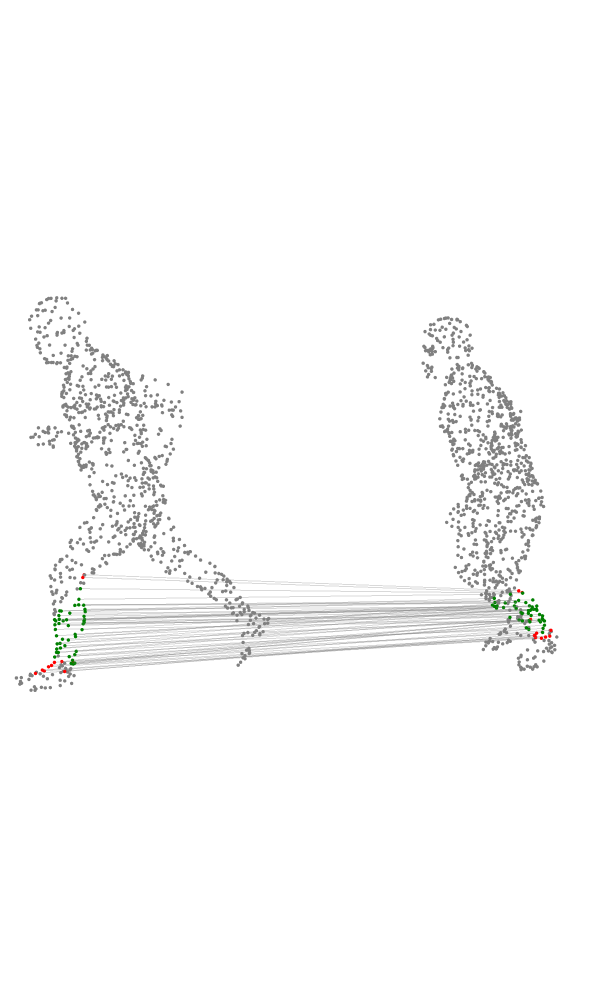

This figure's notebook cell:
### Code cell
plot_specific_region_connections(points1, points2, faces1, faces2, G_aug, "left_shin", cam = dict(x = -2, y = -1.5, z = 1))

### Figure 1 — Plotly figure (JSON) as saved in the notebook; plotly's stock layout.template omitted (floating-point values rounded to 4 significant figures; data arrays with more than 128 entries replaced by an {"elided": "..."} marker saying what was removed)
{"data": [{"marker": {"color": {"elided": "1000 str values"}, "size": 2}, "mode": "markers", "name": "Points 1", "type": "scatter3d", "x": {"elided": "1000 float values"}, "y": {"elided": "1000 float values"}, "z": {"elided": "1000 float values"}}, {"marker": {"color": {"elided": "1000 str values"}, "size": 2}, "mode": "markers", "name": "Points 2", "type": "scatter3d", "x": {"elided": "1000 float values"}, "y": {"elided": "1000 float values"}, "z": {"elided": "1000 float values"}}, {"line": {"color": "gray", "width": 2}, "mode": "lines", "opacity": 0.3, "showlegend": false, "type": "scatter3d", "x": [3.482, 2.091], "y": [-3.474, -2.16], "z": [0.2679, 0.4195]}, {"marker": {"color": "green", "size": 2}, "mode": "markers", "showlegend": false, "type": "scatter3d", "x": [3.482, 2.091], "y": [-3.474, -2.16], "z": [0.2679, 0.4195]}, {"line": {"color": "gray", "width": 2}, "mode": "lines", "opacity": 0.3, "showlegend": false, "type": "scatter3d", "x": [3.587, 1.993], "y": [-3.591, -2.175], "z": [0.1062, 0.1494]}, {"marker": {"color": "red", "size": 2}, "mode": "markers", "showlegend": false, "type": "scatter3d", "x": [3.587, 1.993], "y": [-3.591, -2.175], "z": [0.1062, 0.1494]}, {"line": {"color": "gray", "width": 2}, "mode": "lines", "opacity": 0.3, "showlegend": false, "type": "scatter3d", "x": [3.538, 2.018], "y": [-3.522, -2.131], "z": [0.1725, 0.2595]}, {"marker": {"color": "green", "size": 2}, "mode": "markers", "showlegend": false, "type": "scatter3d", "x": [3.538, 2.018], "y": [-3.522, -2.131], "z": [0.1725, 0.2595]}, {"line": {"color": "gray", "width": 2}, "mode": "lines", "opacity": 0.3, "showlegend": false, "type": "scatter3d", "x": [3.415, 2.021], "y": [-3.468, -2.135], "z": [0.2773, 0.3922]}, {"marker": {"color": "green", "size": 2}, "mode": "markers", "showlegend": false, "type": "scatter3d", "x": [3.415, 2.021], "y": [-3.468, -2.135], "z": [0.2773, 0.3922]}, {"line": {"color": "gray", "width": 2}, "mode": "lines", "opacity": 0.3, "showlegend": false, "type": "scatter3d", "x": [3.69, 2.056], "y": [-3.58, -2.175], "z": [0.1004, 0.2027]}, {"marker": {"color": "green", "size": 2}, "mode": "markers", "showlegend": false, "type": "scatter3d", "x": [3.69, 2.056], "y": [-3.58, -2.175], "z": [0.1004, 0.2027]}, {"line": {"color": "gray", "width": 2}, "mode": "lines", "opacity": 0.3, "showlegend": false, "type": "scatter3d", "x": [3.502, 2.083], "y": [-3.593, -2.219], "z": [0.2004, 0.3603]}, {"marker": {"color": "green", "size": 2}, "mode": "markers", "showlegend": false, "type": "scatter3d", "x": [3.502, 2.083], "y": [-3.593, -2.219], "z": [0.2004, 0.3603]}, {"line": {"color": "gray", "width": 2}, "mode": "lines", "opacity": 0.3, "showlegend": false, "type": "scatter3d", "x": [3.609, 2.067], "y": [-3.535, -2.22], "z": [0.22, 0.3332]}, {"marker": {"color": "green", "size": 2}, "mode": "markers", "showlegend": false, "type": "scatter3d", "x": [3.609, 2.067], "y": [-3.535, -2.22], "z": [0.22, 0.3332]}, {"line": {"color": "gray", "width": 2}, "mode": "lines", "opacity": 0.3, "showlegend": false, "type": "scatter3d", "x": [3.637, 2.071], "y": [-3.576, -2.172], "z": [0.177, 0.2821]}, {"marker": {"color": "green", "size": 2}, "mode": "markers", "showlegend": false, "type": "scatter3d", "x": [3.637, 2.071], "y": [-3.576, -2.172], "z": [0.177, 0.2821]}, {"line": {"color": "gray", "width": 2}, "mode": "lines", "opacity": 0.3, "showlegend": false, "type": "scatter3d", "x": [3.581, 1.979], "y": [-3.508, -2.16], "z": [0.1897, 0.2427]}, {"marker": {"color": "green", "size": 2}, "mode": "markers", "showlegend": false, "type": "scatter3d", "x": [3.581, 1.979], "y": [-3.508, -2.16], "z": [0.1897, 0.2427]}, {"line": {"color": "gray", "width": 2}, "mode": "lines", "opacity": 0.3, "showlegend": false, "type": "scatter3d", "x": [3.562, 2.08], "y": [-3.571, -2.234], "z": [0.2805, 0.4165]}, {"marker": {"color": "green", "size": 2}, "mode": "markers", "showlegend": false, "type": "scatter3d", "x": [3.562, 2.08], "y": [-3.571, -2.234], "z": [0.2805, 0.4165]}, {"line": {"color": "gray", "width": 2}, "mode": "lines", "opacity": 0.3, "showlegend": false, "type": "scatter3d", "x": [3.609, 2.023], "y": [-3.615, -2.185], "z": [0.1674, 0.1781]}, {"marker": {"color": "green", "size": 2}, "mode": "markers", "showlegend": false, "type": "scatter3d", "x": [3.609, 2.023], "y": [-3.615, -2.185], "z": [0.1674, 0.1781]}, {"line": {"color": "gray", "width": 2}, "mode": "lines", "opacity": 0.3, "showlegend": false, "type": "scatter3d", "x": [3.627, 2.052], "y": [-3.537, -2.164], "z": [0.1434, 0.1632]}, {"marker": {"color": "red", "size": 2}, "mode": "markers", "showlegend": false, "type": "scatter3d", "x": [3.627, 2.052], "y": [-3.537, -2.164], "z": [0.1434, 0.1632]}, {"line": {"color": "gray", "width": 2}, "mode": "lines", "opacity": 0.3, "showlegend": false, "type": "scatter3d", "x": [3.602, 2.037], "y": [-3.614, -2.183], "z": [0.1323, 0.1687]}, {"marker": {"color": "green", "size": 2}, "mode": "markers", "showlegend": false, "type": "scatter3d", "x": [3.602, 2.037], "y": [-3.614, -2.183], "z": [0.1323, 0.1687]}, {"line": {"color": "gray", "width": 2}, "mode": "lines", "opacity": 0.3, "showlegend": false, "type": "scatter3d", "x": [3.508, 2.091], "y": [-3.544, -2.202], "z": [0.3279, 0.5104]}, {"marker": {"color": "green", "size": 2}, "mode": "markers", "showlegend": false, "type": "scatter3d", "x": [3.508, 2.091], "y": [-3.544, -2.202], "z": [0.3279, 0.5104]}, {"line": {"color": "gray", "width": 2}, "mode": "lines", "opacity": 0.3, "showlegend": false, "type": "scatter3d", "x": [3.511, 2.096], "y": [-3.482, -2.182], "z": [0.3036, 0.4525]}, {"marker": {"color": "green", "size": 2}, "mode": "markers", "showlegend": false, "type": "scatter3d", "x": [3.511, 2.096], "y": [-3.482, -2.182], "z": [0.3036, 0.4525]}, {"line": {"color": "gray", "width": 2}, "mode": "lines", "opacity": 0.3, "showlegend": false, "type": "scatter3d", "x": [3.697, 2.034], "y": [-3.612, -2.115], "z": [0.0811, 0.1587]}, {"marker": {"color": "red", "size": 2}, "mode": "markers", "showlegend": false, "type": "scatter3d", "x": [3.697, 2.034], "y": [-3.612, -2.115], "z": [0.0811, 0.1587]}, {"line": {"color": "gray", "width": 2}, "mode": "lines", "opacity": 0.3, "showlegend": false, "type": "scatter3d", "x": [3.671, 2.048], "y": [-3.568, -2.18], "z": [0.1221, 0.1669]}, {"marker": {"color": "green", "size": 2}, "mode": "markers", "showlegend": false, "type": "scatter3d", "x": [3.671, 2.048], "y": [-3.568, -2.18], "z": [0.1221, 0.1669]}, {"line": {"color": "gray", "width": 2}, "mode": "lines", "opacity": 0.3, "showlegend": false, "type": "scatter3d", "x": [3.592, 2.067], "y": [-3.578, -2.241], "z": [0.2393, 0.3877]}, {"marker": {"color": "green", "size": 2}, "mode": "markers", "showlegend": false, "type": "scatter3d", "x": [3.592, 2.067], "y": [-3.578, -2.241], "z": [0.2393, 0.3877]}, {"line": {"color": "gray", "width": 2}, "mode": "lines", "opacity": 0.3, "showlegend": false, "type": "scatter3d", "x": [3.499, 2.125], "y": [-3.528, -2.194], "z": [0.3382, 0.5599]}, {"marker": {"color": "red", "size": 2}, "mode": "markers", "showlegend": false, "type": "scatter3d", "x": [3.499, 2.125], "y": [-3.528, -2.194], "z": [0.3382, 0.5599]}, {"line": {"color": "gray", "width": 2}, "mode": "lines", "opacity": 0.3, "showlegend": false, "type": "scatter3d", "x": [3.62, 2.015], "y": [-3.552, -2.235], "z": [0.2037, 0.3377]}, {"marker": {"color": "green", "size": 2}, "mode": "markers", "showlegend": false, "type": "scatter3d", "x": [3.62, 2.015], "y": [-3.552, -2.235], "z": [0.2037, 0.3377]}, {"line": {"color": "gray", "width": 2}, "mode": "lines", "opacity": 0.3, "showlegend": false, "type": "scatter3d", "x": [3.618, 2.052], "y": [-3.535, -2.162], "z": [0.1417, 0.173]}, {"marker": {"color": "green", "size": 2}, "mode": "markers", "showlegend": false, "type": "scatter3d", "x": [3.618, 2.052], "y": [-3.535, -2.162], "z": [0.1417, 0.173]}, {"line": {"color": "gray", "width": 2}, "mode": "lines", "opacity": 0.3, "showlegend": false, "type": "scatter3d", "x": [3.364, 1.97], "y": [-3.481, -2.194], "z": [0.3004, 0.4141]}, {"marker": {"color": "green", "size": 2}, "mode": "markers", "showlegend": false, "type": "scatter3d", "x": [3.364, 1.97], "y": [-3.481, -2.194], "z": [0.3004, 0.4141]}, {"line": {"color": "gray", "width": 2}, "mode": "lines", "opacity": 0.3, "showlegend": false, "type": "scatter3d", "x": [3.663, 2.006], "y": [-3.623, -2.098], "z": [0.06875, 0.1617]}, {"marker": {"color": "red", "size": 2}, "mode": "markers", "showlegend": false, "type": "scatter3d", "x": [3.663, 2.006], "y": [-3.623, -2.098], "z": [0.06875, 0.1617]}, {"line": {"color": "gray", "width": 2}, "mode": "lines", "opacity": 0.3, "showlegend": false, "type": "scatter3d", "x": [3.524, 2.118], "y": [-3.534, -2.192], "z": [0.3212, 0.5492]}, {"marker": {"color": "red", "size": 2}, "mode": "markers", "showlegend": false, "type": "scatter3d", "x": [3.524, 2.118], "y": [-3.534, -2.192], "z": [0.3212, 0.5492]}, {"line": {"color": "gray", "width": 2}, "mode": "lines", "opacity": 0.3, "showlegend": false, "type": "scatter3d", "x": [3.399, 1.99], "y": [-3.474, -2.142], "z": [0.2762, 0.3878]}, {"marker": {"color": "green", "size": 2}, "mode": "markers", "showlegend": false, "type": "scatter3d", "x": [3.399, 1.99], "y": [-3.474, -2.142], "z": [0.2762, 0.3878]}, {"line": {"color": "gray", "width": 2}, "mode": "lines", "opacity": 0.3, "showlegend": false, "type": "scatter3d", "x": [3.619, 2.051], "y": [-3.599, -2.191], "z": [0.1848, 0.2268]}, {"marker": {"color": "green", "size": 2}, "mode": "markers", "showlegend": false, "type": "scatter3d", "x": [3.619, 2.051], "y": [-3.599, -2.191], "z": [0.1848, 0.2268]}, {"line": {"color": "gray", "width": 2}, "mode": "lines", "opacity": 0.3, "showlegend": false, "type": "scatter3d", "x": [3.49, 1.993], "y": [-3.599, -2.236], "z": [0.2677, 0.446]}, {"marker": {"color": "green", "size": 2}, "mode": "markers", "showlegend": false, "type": "scatter3d", "x": [3.49, 1.993], "y": [-3.599, -2.236], "z": [0.2677, 0.446]}, {"line": {"color": "gray", "width": 2}, "mode": "lines", "opacity": 0.3, "showlegend": false, "type": "scatter3d", "x": [3.437, 2.067], "y": [-3.56, -2.242], "z": [0.3246, 0.455]}, {"marker": {"color": "green", "size": 2}, "mode": "markers", "showlegend": false, "type": "scatter3d", "x": [3.437, 2.067], "y": [-3.56, -2.242], "z": [0.3246, 0.455]}, {"line": {"color": "gray", "width": 2}, "mode": "lines", "opacity": 0.3, "showlegend": false, "type": "scatter3d", "x": [3.367, 1.971], "y": [-3.469, -2.171], "z": [0.3016, 0.3994]}, {"marker": {"color": "green", "size": 2}, "mode": "markers", "showlegend": false, "type": "scatter3d", "x": [3.367, 1.971], "y": [-3.469, -2.171], "z": [0.3016, 0.3994]}, {"line": {"color": "gray", "width": 2}, "mode": "lines", "opacity": 0.3, "showlegend": false, "type": "scatter3d", "x": [3.501, 2.075], "y": [-3.598, -2.239], "z": [0.2779, 0.4314]}, {"marker": {"color": "green", "size": 2}, "mode": "markers", "showlegend": false, "type": "scatter3d", "x": [3.501, 2.075], "y": [-3.598, -2.239], "z": [0.2779, 0.4314]}, {"line": {"color": "gray", "width": 2}, "mode": "lines", "opacity": 0.3, "showlegend": false, "type": "scatter3d", "x": [3.471, 2.097], "y": [-3.58, -2.177], "z": [0.3059, 0.4245]}, {"marker": {"color": "green", "size": 2}, "mode": "markers", "showlegend": false, "type": "scatter3d", "x": [3.471, 2.097], "y": [-3.58, -2.177], "z": [0.3059, 0.4245]}, {"line": {"color": "gray", "width": 2}, "mode": "lines", "opacity": 0.3, "showlegend": false, "type": "scatter3d", "x": [3.583, 1.98], "y": [-3.615, -2.175], "z": [0.19, 0.2686]}, {"marker": {"color": "green", "size": 2}, "mode": "markers", "showlegend": false, "type": "scatter3d", "x": [3.583, 1.98], "y": [-3.615, -2.175], "z": [0.19, 0.2686]}, {"line": {"color": "gray", "width": 2}, "mode": "lines", "opacity": 0.3, "showlegend": false, "type": "scatter3d", "x": [3.469, 1.988], "y": [-3.571, -2.144], "z": [0.2122, 0.3429]}, {"marker": {"color": "green", "size": 2}, "mode": "markers", "showlegend": false, "type": "scatter3d", "x": [3.469, 1.988], "y": [-3.571, -2.144], "z": [0.2122, 0.3429]}, {"line": {"color": "gray", "width": 2}, "mode": "lines", "opacity": 0.3, "showlegend": false, "type": "scatter3d", "x": [3.552, 2.002], "y": [-3.554, -2.122], "z": [0.137, 0.2202]}, {"marker": {"color": "green", "size": 2}, "mode": "markers", "showlegend": false, "type": "scatter3d", "x": [3.552, 2.002], "y": [-3.554, -2.122], "z": [0.137, 0.2202]}, {"line": {"color": "gray", "width": 2}, "mode": "lines", "opacity": 0.3, "showlegend": false, "type": "scatter3d", "x": [3.448, 1.97], "y": [-3.577, -2.191], "z": [0.2605, 0.3933]}, {"marker": {"color": "green", "size": 2}, "mode": "markers", "showlegend": false, "type": "scatter3d", "x": [3.448, 1.97], "y": [-3.577, -2.191], "z": [0.2605, 0.3933]}, {"line": {"color": "gray", "width": 2}, "mode": "lines", "opacity": 0.3, "showlegend": false, "type": "scatter3d", "x": [3.424, 2.036], "y": [-3.447, -2.134], "z": [0.3062, 0.407]}, {"marker": {"color": "green", "size": 2}, "mode": "markers", "showlegend": false, "type": "scatter3d", "x": [3.424, 2.036], "y": [-3.447, -2.134], "z": [0.3062, 0.407]}, {"line": {"color": "gray", "width": 2}, "mode": "lines", "opacity": 0.3, "showlegend": false, "type": "scatter3d", "x": [3.649, 1.976], "y": [-3.553, -2.063], "z": [0.05469, 0.1217]}, {"marker": {"color": "red", "size": 2}, "mode": "markers", "showlegend": false, "type": "scatter3d", "x": [3.649, 1.976], "y": [-3.553, -2.063], "z": [0.05469, 0.1217]}, {"line": {"color": "gray", "width": 2}, "mode": "lines", "opacity": 0.3, "showlegend": false, "type": "scatter3d", "x": [3.549, 2.0], "y": [-3.488, -2.133], "z": [0.2299, 0.2656]}, {"marker": {"color": "green", "size": 2}, "mode": "markers", "showlegend": false, "type": "scatter3d", "x": [3.549, 2.0], "y": [-3.488, -2.133], "z": [0.2299, 0.2656]}, {"line": {"color": "gray", "width": 2}, "mode": "lines", "opacity": 0.3, "showlegend": false, "type": "scatter3d", "x": [3.532, 2.094], "y": [-3.606, -2.208], "z": [0.2561, 0.3812]}, {"marker": {"color": "green", "size": 2}, "mode": "markers", "showlegend": false, "type": "scatter3d", "x": [3.532, 2.094], "y": [-3.606, -2.208], "z": [0.2561, 0.3812]}, {"line": {"color": "gray", "width": 2}, "mode": "lines", "opacity": 0.3, "showlegend": false, "type": "scatter3d", "x": [3.557, 1.983], "y": [-3.494, -2.148], "z": [0.2146, 0.2536]}, {"marker": {"color": "green", "size": 2}, "mode": "markers", "showlegend": false, "type": "scatter3d", "x": [3.557, 1.983], "y": [-3.494, -2.148], "z": [0.2146, 0.2536]}, {"line": {"color": "gray", "width": 2}, "mode": "lines", "opacity": 0.3, "showlegend": false, "type": "scatter3d", "x": [3.62, 1.935], "y": [-3.569, -2.054], "z": [0.07414, 0.1252]}, {"marker": {"color": "red", "size": 2}, "mode": "markers", "showlegend": false, "type": "scatter3d", "x": [3.62, 1.935], "y": [-3.569, -2.054], "z": [0.07414, 0.1252]}, {"line": {"color": "gray", "width": 2}, "mode": "lines", "opacity": 0.3, "showlegend": false, "type": "scatter3d", "x": [3.552, 1.993], "y": [-3.614, -2.214], "z": [0.1945, 0.313]}, {"marker": {"color": "green", "size": 2}, "mode": "markers", "showlegend": false, "type": "scatter3d", "x": [3.552, 1.993], "y": [-3.614, -2.214], "z": [0.1945, 0.313]}, {"line": {"color": "gray", "width": 2}, "mode": "lines", "opacity": 0.3, "showlegend": false, "type": "scatter3d", "x": [3.493, 2.087], "y": [-3.6, -2.213], "z": [0.2386, 0.3635]}, {"marker": {"color": "green", "size": 2}, "mode": "markers", "showlegend": false, "type": "scatter3d", "x": [3.493, 2.087], "y": [-3.6, -2.213], "z": [0.2386, 0.3635]}, {"line": {"color": "gray", "width": 2}, "mode": "lines", "opacity": 0.3, "showlegend": false, "type": "scatter3d", "x": [3.477, 1.988], "y": [-3.594, -2.227], "z": [0.2544, 0.3876]}, {"marker": {"color": "green", "size": 2}, "mode": "markers", "showlegend": false, "type": "scatter3d", "x": [3.477, 1.988], "y": [-3.594, -2.227], "z": [0.2544, 0.3876]}, {"line": {"color": "gray", "width": 2}, "mode": "lines", "opacity": 0.3, "showlegend": false, "type": "scatter3d", "x": [3.628, 1.968], "y": [-3.57, -2.061], "z": [0.05878, 0.1286]}, {"marker": {"color": "red", "size": 2}, "mode": "markers", "showlegend": false, "type": "scatter3d", "x": [3.628, 1.968], "y": [-3.57, -2.061], "z": [0.05878, 0.1286]}, {"line": {"color": "gray", "width": 2}, "mode": "lines", "opacity": 0.3, "showlegend": false, "type": "scatter3d", "x": [3.592, 2.008], "y": [-3.616, -2.194], "z": [0.1809, 0.2212]}, {"marker": {"color": "green", "size": 2}, "mode": "markers", "showlegend": false, "type": "scatter3d", "x": [3.592, 2.008], "y": [-3.616, -2.194], "z": [0.1809, 0.2212]}, {"line": {"color": "gray", "width": 2}, "mode": "lines", "opacity": 0.3, "showlegend": false, "type": "scatter3d", "x": [3.57, 2.038], "y": [-3.559, -2.137], "z": [0.1224, 0.2415]}, {"marker": {"color": "green", "size": 2}, "mode": "markers", "showlegend": false, "type": "scatter3d", "x": [3.57, 2.038], "y": [-3.559, -2.137], "z": [0.1224, 0.2415]}, {"line": {"color": "gray", "width": 2}, "mode": "lines", "opacity": 0.3, "showlegend": false, "type": "scatter3d", "x": [3.629, 1.986], "y": [-3.598, -2.081], "z": [0.06402, 0.1432]}, {"marker": {"color": "red", "size": 2}, "mode": "markers", "showlegend": false, "type": "scatter3d", "x": [3.629, 1.986], "y": [-3.598, -2.081], "z": [0.06402, 0.1432]}, {"line": {"color": "gray", "width": 2}, "mode": "lines", "opacity": 0.3, "showlegend": false, "type": "scatter3d", "x": [3.613, 1.987], "y": [-3.609, -2.125], "z": [0.1048, 0.2054]}, {"marker": {"color": "green", "size": 2}, "mode": "markers", "showlegend": false, "type": "scatter3d", "x": [3.613, 1.987], "y": [-3.609, -2.125], "z": [0.1048, 0.2054]}, {"line": {"color": "gray", "width": 2}, "mode": "lines", "opacity": 0.3, "showlegend": false, "type": "scatter3d", "x": [3.459, 2.044], "y": [-3.479, -2.132], "z": [0.256, 0.357]}, {"marker": {"color": "green", "size": 2}, "mode": "markers", "showlegend": false, "type": "scatter3d", "x": [3.459, 2.044], "y": [-3.479, -2.132], "z": [0.256, 0.357]}, {"line": {"color": "gray", "width": 2}, "mode": "lines", "opacity": 0.3, "showlegend": false, "type": "scatter3d", "x": [3.643, 1.972], "y": [-3.612, -2.118], "z": [0.06881, 0.1692]}, {"marker": {"color": "red", "size": 2}, "mode": "markers", "showlegend": false, "type": "scatter3d", "x": [3.643, 1.972], "y": [-3.612, -2.118], "z": [0.06881, 0.1692]}, {"line": {"color": "gray", "width": 2}, "mode": "lines", "opacity": 0.3, "showlegend": false, "type": "scatter3d", "x": [3.553, 2.031], "y": [-3.489, -2.133], "z": [0.2483, 0.2747]}, {"marker": {"color": "green", "size": 2}, "mode": "markers", "showlegend": false, "type": "scatter3d", "x": [3.553, 2.031], "y": [-3.489, -2.133], "z": [0.2483, 0.2747]}, {"line": {"color": "gray", "width": 2}, "mode": "lines", "opacity": 0.3, "showlegend": false, "type": "scatter3d", "x": [3.416, 2.028], "y": [-3.456, -2.135], "z": [0.2911, 0.4114]}, {"marker": {"color": "green", "size": 2}, "mode": "markers", "showlegend": false, "type": "scatter3d", "x": [3.416, 2.028], "y": [-3.456, -2.135], "z": [0.2911, 0.4114]}, {"line": {"color": "gray", "width": 2}, "mode": "lines", "opacity": 0.3, "showlegend": false, "type": "scatter3d", "x": [3.618, 1.995], "y": [-3.537, -2.139], "z": [0.1944, 0.3082]}, {"marker": {"color": "green", "size": 2}, "mode": "markers", "showlegend": false, "type": "scatter3d", "x": [3.618, 1.995], "y": [-3.537, -2.139], "z": [0.1944, 0.3082]}, {"line": {"color": "gray", "width": 2}, "mode": "lines", "opacity": 0.3, "showlegend": false, "type": "scatter3d", "x": [3.475, 1.983], "y": [-3.594, -2.225], "z": [0.2685, 0.4162]}, {"marker": {"color": "green", "size": 2}, "mode": "markers", "showlegend": false, "type": "scatter3d", "x": [3.475, 1.983], "y": [-3.594, -2.225], "z": [0.2685, 0.4162]}, {"line": {"color": "gray", "width": 2}, "mode": "lines", "opacity": 0.3, "showlegend": false, "type": "scatter3d", "x": [3.62, 2.058], "y": [-3.568, -2.24], "z": [0.2028, 0.3704]}, {"marker": {"color": "green", "size": 2}, "mode": "markers", "showlegend": false, "type": "scatter3d", "x": [3.62, 2.058], "y": [-3.568, -2.24], "z": [0.2028, 0.3704]}, {"line": {"color": "gray", "width": 2}, "mode": "lines", "opacity": 0.3, "showlegend": false, "type": "scatter3d", "x": [3.444, 1.973], "y": [-3.521, -2.16], "z": [0.2251, 0.3767]}, {"marker": {"color": "green", "size": 2}, "mode": "markers", "showlegend": false, "type": "scatter3d", "x": [3.444, 1.973], "y": [-3.521, -2.16], "z": [0.2251, 0.3767]}], "layout": {"height": 1000, "margin": {"b": 0, "l": 0, "r": 0, "t": 0}, "paper_bgcolor": "rgba(0,0,0,0)", "plot_bgcolor": "rgba(0,0,0,0)", "scene": {"aspectmode": "data", "camera": {"eye": {"x": -2, "y": -1.5, "z": 1}}, "xaxis": {"showbackground": false, "showgrid": false, "showticklabels": false, "title": {"text": ""}, "visible": false, "zeroline": false}, "yaxis": {"showbackground": false, "showgrid": false, "showticklabels": false, "title": {"text": ""}, "visible": false, "zeroline": false}, "zaxis": {"showbackground": false, "showgrid": false, "showticklabels": false, "title": {"text": ""}, "visible": false, "zeroline": false}}, "showlegend": false, "width": 600}}
